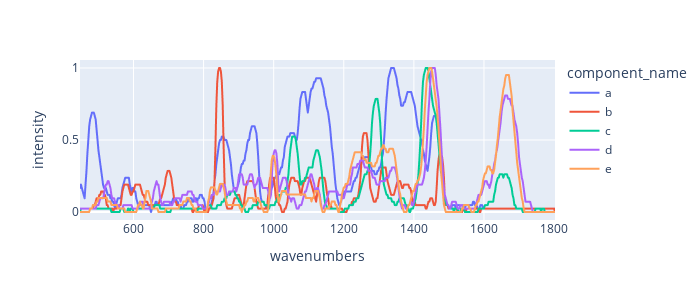

Notebook code cell kept with this figure:
### Code cell
px.line(
    grouped_traces_df.explode(["wavenumbers", "intensity"]), 
    x='wavenumbers', 
    y='intensity', 
    color='component_name', 
    height=300, width=700
)

### Figure 1 — Plotly figure (JSON) as saved in the notebook; plotly's stock layout.template omitted (floating-point values rounded to 4 significant figures; data arrays with more than 128 entries replaced by an {"elided": "..."} marker saying what was removed)
{"data": [{"hovertemplate": "component_name=a<br>wavenumbers=%{x}<br>intensity=%{y}<extra></extra>", "legendgroup": "a", "line": {"color": "#636efa", "dash": "solid"}, "marker": {"symbol": "circle"}, "mode": "lines", "name": "a", "showlegend": true, "type": "scattergl", "x": {"elided": "519 float values"}, "xaxis": "x", "y": {"elided": "519 float values"}, "yaxis": "y"}, {"hovertemplate": "component_name=b<br>wavenumbers=%{x}<br>intensity=%{y}<extra></extra>", "legendgroup": "b", "line": {"color": "#EF553B", "dash": "solid"}, "marker": {"symbol": "circle"}, "mode": "lines", "name": "b", "showlegend": true, "type": "scattergl", "x": {"elided": "519 float values"}, "xaxis": "x", "y": {"elided": "519 float values"}, "yaxis": "y"}, {"hovertemplate": "component_name=c<br>wavenumbers=%{x}<br>intensity=%{y}<extra></extra>", "legendgroup": "c", "line": {"color": "#00cc96", "dash": "solid"}, "marker": {"symbol": "circle"}, "mode": "lines", "name": "c", "showlegend": true, "type": "scattergl", "x": {"elided": "519 float values"}, "xaxis": "x", "y": {"elided": "519 float values"}, "yaxis": "y"}, {"hovertemplate": "component_name=d<br>wavenumbers=%{x}<br>intensity=%{y}<extra></extra>", "legendgroup": "d", "line": {"color": "#ab63fa", "dash": "solid"}, "marker": {"symbol": "circle"}, "mode": "lines", "name": "d", "showlegend": true, "type": "scattergl", "x": {"elided": "519 float values"}, "xaxis": "x", "y": {"elided": "519 float values"}, "yaxis": "y"}, {"hovertemplate": "component_name=e<br>wavenumbers=%{x}<br>intensity=%{y}<extra></extra>", "legendgroup": "e", "line": {"color": "#FFA15A", "dash": "solid"}, "marker": {"symbol": "circle"}, "mode": "lines", "name": "e", "showlegend": true, "type": "scattergl", "x": {"elided": "519 float values"}, "xaxis": "x", "y": {"elided": "519 float values"}, "yaxis": "y"}], "layout": {"height": 300, "legend": {"title": {"text": "component_name"}, "tracegroupgap": 0}, "margin": {"t": 60}, "width": 700, "xaxis": {"anchor": "y", "autorange": true, "domain": [0, 1], "range": [447.4, 1803.0], "title": {"text": "wavenumbers"}, "type": "linear"}, "yaxis": {"anchor": "x", "autorange": true, "domain": [0, 1], "range": [-0.05556, 1.056], "title": {"text": "intensity"}, "type": "linear"}}}
